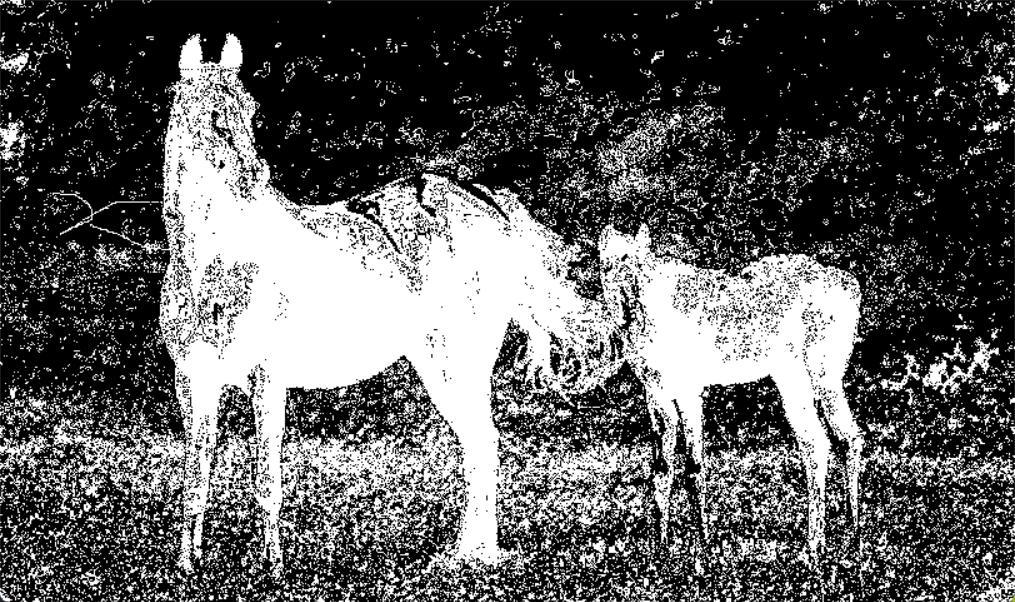
//> input picture exp5/horse_mask.png, 1015 x 602 px
$ ./exp5_1   (built with g++ and OpenCV 4)
//> lines starting //> are read from the running program, lines starting //| are printed output that depends on the picture; after the words box and inside, x2 and y2 are one past the last pixel; in counts of white or black regions, pixels touching at a corner belong together
#include<opencv2/core/core.hpp>
#include<opencv2/highgui/highgui.hpp>
#include<opencv2/opencv.hpp>
#include<bits/stdc++.h>
#define CLK_TCK  CLOCKS_PER_SEC //机器时钟每秒的打点数
clock_t Begin, End;
double duration[2];

using namespace cv;
using namespace std;

int maxlabel, label_max;	//有多少个连通域

void two_pass(const Mat& src, Mat& dst)
{
	if (src.empty() || src.type() != CV_8UC1)
	{
		return;
	}
	//第一遍扫描
	dst.release();
	src.convertTo(dst, CV_32SC1);	//转换成有符号整形，单通道模式

	int label = 1;
	vector<int> label_equal;//记录标签的集合。 例如label_equal[a]=b意思是label=a和label=b是等价的
	label_equal.push_back(0);
	label_equal.push_back(1);

	int rows = src.rows - 1;
	int cols = src.cols - 1;

	//单独处理第一行
	int* curline = dst.ptr<int>(0);
	for (int j = 0; j <= cols; j++)
	{
		if (curline[j] == 1)
		{
			if (j - 1 >= 0 && curline[j - 1] > 1)
			{
				curline[j] = label;
			}
			else		//如果当前像素的邻域还没有打过标签，说明当前像素一定是一个新的连通域。
			{
				label_equal.push_back(++label);//给当前像素打上一个新的标签
				curline[j] = label;
			}
		}
	}
	for (int i = 1; i <= rows; i++)
	{
		int* preline = dst.ptr<int>(i - 1);
		int* curline = dst.ptr<int>(i);
		for (int j = 0; j <= cols; j++)
		{
			if (curline[j] == 1)
			{
				vector<int> neighborlabel;

				//因为遍历是先按行顺序再按列顺序遍历的，所以这四个邻域像素一定已经被遍历过了
				//如果像素大于1说明之前被标记过，说明是前景，否则是背景，忽略即可。
				if (j - 1 >= 0 && preline[j - 1] > 1)
				{
					neighborlabel.push_back(preline[j - 1]);
				}
				if (preline[j] > 1)
				{
					neighborlabel.push_back(preline[j]);
				}
				if (j + 1 <= cols && preline[j + 1] > 1)
				{
					neighborlabel.push_back(preline[j + 1]);
				}
				if (j - 1 >= 0 && curline[j - 1] > 1)
				{
					neighborlabel.push_back(curline[j - 1]);
				}

				if (neighborlabel.empty())		//如果当前像素的邻域还没有打过标签，说明当前像素一定是一个新的连通域。
				{
					label_equal.push_back(++label);//给当前像素打上一个新的标签
					curline[j] = label;
				}
				else    //如果发现当前像素的邻域已经打过标签了
				{
					//找到当前邻域中最小的label
					int label_min = *min_element(neighborlabel.begin(), neighborlabel.end());
					curline[j] = label_min;			//给当前像素位置打上邻域中最小的label
					//存储两个等价的label值，方便second pass时更新label
					for (int k = 0; k < neighborlabel.size(); k++)
					{
						int label_neighbor = neighborlabel[k];
						int smaller = label_equal[label_neighbor];	//看看有没有与邻域label等价的更小的等价类
						if (smaller > label_min)
						{
							label_equal[smaller] = label_min;	//表示smaller和label_min是等价的
							label_equal[label_neighbor] = label_min;
						}
						else if (smaller < label_min)
						{
							label_equal[label_min] = smaller;	//表示smaller和label_min是等价的
						}
					}
				}
			}
		}
	}
	vector<int> label_sum(label + 1, 0);
	set<int> label_set;
	//将等价的label都变成最小的label
	for (int i = 2; i < label_equal.size(); i++)
	{
		int curLabel = label_equal[i];
		int preLabel = label_equal[curLabel];
		while (preLabel != curLabel)//说明有与curLable等价且比curLabel更小的label
		{
			curLabel = preLabel;
			preLabel = label_equal[preLabel];
		}
		label_sum[curLabel]++;
		label_set.insert(curLabel);
		label_equal[i] = curLabel;
	}
	//获得一共有多少个连通域
	maxlabel = label_set.size();
	//获得哪个label数量最多
	label_max = max_element(label_sum.begin(), label_sum.end()) - label_sum.begin();

	//second pass更新所有等价的label为其中最小的label
	for (int i = 0; i < rows; i++)
	{
		int* data = dst.ptr<int>(i);
		for (int j = 0; j < cols; j++)
		{
			data[j] = label_equal[data[j]];
		}
	}
}

void seedfill(const Mat & src, Mat & dst)
{
	if (src.empty() || src.type() != CV_8UC1)
	{
		return;
	}
	//第一遍扫描
	dst.release();
	src.convertTo(dst, CV_32SC1);	//转换成有符号整形，单通道模式

	int label = 1;

	int rows = src.rows - 1;
	int cols = src.cols - 1;
	for (int i = 0; i <= rows; i++)
	{
		int* data = dst.ptr<int>(i);
		for (int j = 0; j <= cols; j++)
		{
			if (data[j] == 1)
			{
				stack<pair<int, int>> neighborlabel;
				neighborlabel.push(make_pair(i, j));
				label++;
				//maxlabel = label - 1;
				//cout << label << endl;
				while (!neighborlabel.empty()) {
					pair<int, int> current = neighborlabel.top();
					int x = current.first, y = current.second;
					dst.at<int>(x, y) = label;
					neighborlabel.pop();
					//将邻域入栈
					if (x - 1 >= 0 && y - 1 >= 0 && dst.at<int>(x - 1, y - 1) == 1)
					{
						neighborlabel.push(pair<int, int>(x - 1, y - 1));
					}
					if (x - 1 >= 0 && dst.at<int>(x - 1, y) == 1)
					{
						neighborlabel.push(pair<int, int>(x - 1, y));
					}
					if (x - 1 >= 0 && y + 1 <= cols && dst.at<int>(x - 1, y + 1) == 1)
					{
						neighborlabel.push(pair<int, int>(x - 1, y + 1));
					}
					if (y - 1 >= 0 && dst.at<int>(x, y - 1) == 1)
					{
						neighborlabel.push(pair<int, int>(x, y - 1));
					}
					if (y + 1 <= cols && dst.at<int>(x, y + 1) == 1)
					{
						neighborlabel.push(pair<int, int>(x, y + 1));
					}
					if (x + 1 <= rows && y - 1 >= 0 && dst.at<int>(x + 1, y - 1) == 1)
					{
						neighborlabel.push(pair<int, int>(x + 1, y - 1));
					}
					if (x + 1 <= rows && dst.at<int>(x + 1, y) == 1)
					{
						neighborlabel.push(pair<int, int>(x + 1, y));
					}
					if (x + 1 <= rows && y + 1 <= cols && dst.at<int>(x + 1, y + 1) == 1)
					{
						neighborlabel.push(pair<int, int>(x + 1, y + 1));
					}
				}
			}
		}
	}
}

//随机返回一个RGB三元组颜色值
Scalar randomcolor()
{
	uchar r = 255 * (rand() / (1.0 + RAND_MAX));
	uchar g = 255 * (rand() / (1.0 + RAND_MAX));
	uchar b = 255 * (rand() / (1.0 + RAND_MAX));
	return Scalar(b, g, r);
}

void addcolor(const Mat & src, Mat & dst)
{
	if (src.empty() ||
		src.type() != CV_32SC1)
	{
		return;
	}

	map<int, Scalar> colors;

	int rows = src.rows;
	int cols = src.cols;

	dst.release();
	dst.create(rows, cols, CV_8UC3);
	dst = Scalar::all(0);

	for (int i = 0; i < rows; i++)
	{
		const int* data_src = (int*)src.ptr<int>(i);
		uchar* data_dst = dst.ptr<uchar>(i);
		for (int j = 0; j < cols; j++)
		{
			int pixelValue = data_src[j];
			if (pixelValue > 1)
			{
				if (colors.count(pixelValue) <= 0) //如果之前还没有为这个label产生一个颜色，就调用RanColor函数随机对应一个颜色
				{
					colors[pixelValue] = randomcolor();
				}
				Scalar color = colors[pixelValue];
				*data_dst++ = color[0];       //因为当前dst设置为三通道，所以每个像素占3个位置
				*data_dst++ = color[1];
				*data_dst++ = color[2];
			}
			else  //背景
			{
				data_dst++;
				data_dst++;
				data_dst++;
			}
		}
	}
}

void addcolor1(const Mat & src, Mat & dst)
{
	if (src.empty() ||
		src.type() != CV_32SC1)
	{
		return;
	}

	int rows = src.rows;
	int cols = src.cols;

	dst.release();
	dst.create(rows, cols, CV_8UC3);
	dst = Scalar::all(0);

	for (int i = 0; i < rows; i++)
	{
		const int* data_src = (int*)src.ptr<int>(i);
		uchar* data_dst = dst.ptr<uchar>(i);
		for (int j = 0; j < cols; j++)
		{
			int pixelValue = data_src[j];
			if (pixelValue == label_max)
			{
				*data_dst++ = 255;
				*data_dst++ = 255;
				*data_dst++ = 255;
			}
			else  //背景
			{
				data_dst++;
				data_dst++;
				data_dst++;
			}
		}
	}
}

int main()
{
	Mat img = imread("E:/计算机视觉/exp5/horse_mask.png", 0);
//> img: 602 rows x 1015 cols, CV_8UC1; min 0, max 255, mean 93.7
	Mat img_binary;
	img.copyTo(img_binary);
	//阈值分割，灰度值大于127的置为1，否则置为0
	//在本次实验用到的图像中前景马是白色，在img_binary中变成了1，背景是黑色，在img_binary中变成了0
	threshold(img, img_binary, 127, 1, THRESH_BINARY);
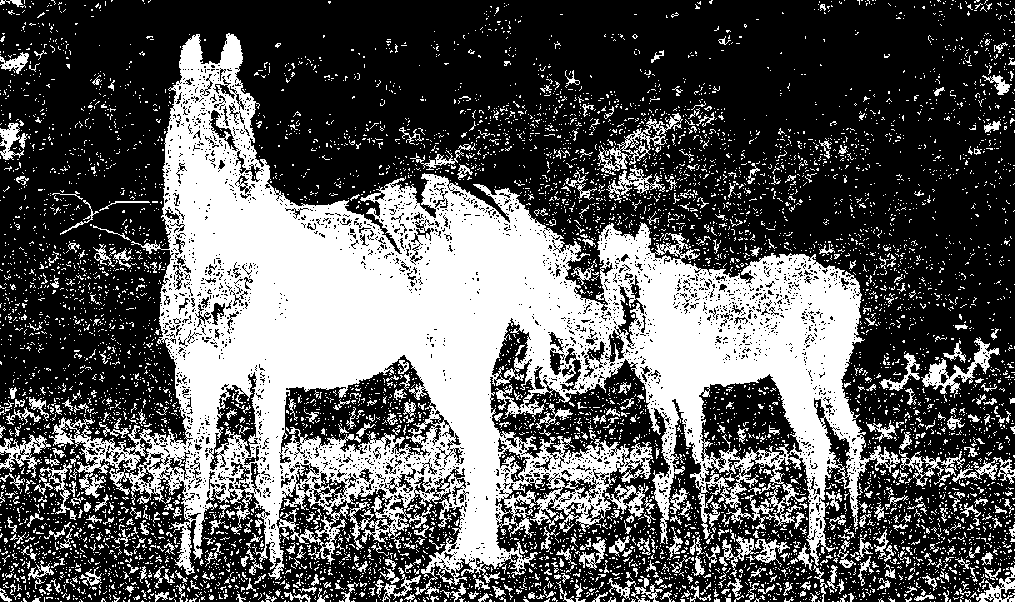
//> img_binary: 602 rows x 1015 cols, CV_8UC1; values 0 (black) and 1 (white), 35.7% white; 7324 white regions (6867 under 20 px), largest, box (x1, y1, x2, y2) and area: (40, 33, 900, 595) 164353, (921, 337, 1000, 398) 1126, (597, 113, 683, 175) 1111

	Mat img_label, img_label_seedfill;	//存储每个像素位置对应label的Mat结构
	Begin = clock();
	two_pass(img_binary, img_label);
//> after the loop in two_pass, `for (int j = 0; j <= cols; j++)`:
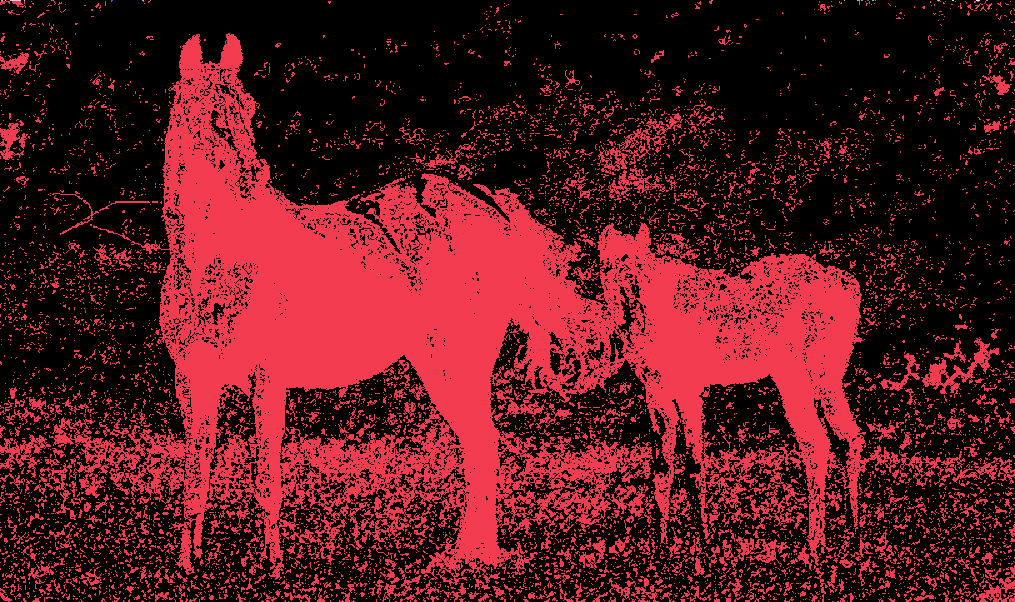
//> dst: 602 rows x 1015 cols, CV_32SC1; 21 distinct labels, from 0 to 20; one colour per label, 0 black
//> after the loop in two_pass, `for (int j = 0; j <= cols; j++)`: label = 20
//> the loop in two_pass, `for (int i = 1; i <= rows; i++)` made 601 passes
//> label on passes 1 to 3: 36, 42, 55
//> after the loop in two_pass, `for (int i = 1; i <= rows; i++)`: dst: 602 rows x 1015 cols, CV_32SC1; 10954 distinct labels, from 0 to 10954
//> after the loop in two_pass, `for (int i = 1; i <= rows; i++)`: label_equal = 10955 values, max 10954 at index 10954, min 0 at index 0, mean 5093.8; label = 10954
//> the loop in two_pass, `for (int i = 2; i < label_equal.size(); i++)` made 10953 passes
//> (curLabel, preLabel) on passes 1 to 3: (2, 2), (2, 2), (2, 2)
//> after the loop in two_pass, `for (int i = 2; i < label_equal.size(); i++)`: label_sum = 10955 values, max 1465 at index 196, min 0 at index 0, mean 1; label_set = 7337 items; label_equal = 10955 values, max 10954 at index 10954, min 0 at index 0, mean 4662.8
//> in two_pass, `maxlabel = label_set.size();`: maxlabel = 7337
//> in two_pass, `label_max = max_element(label_sum.begin(), label_sum.end()) - label_su..`: label_max = 196
//> after the loop in two_pass, `for (int i = 0; i < rows; i++)`:
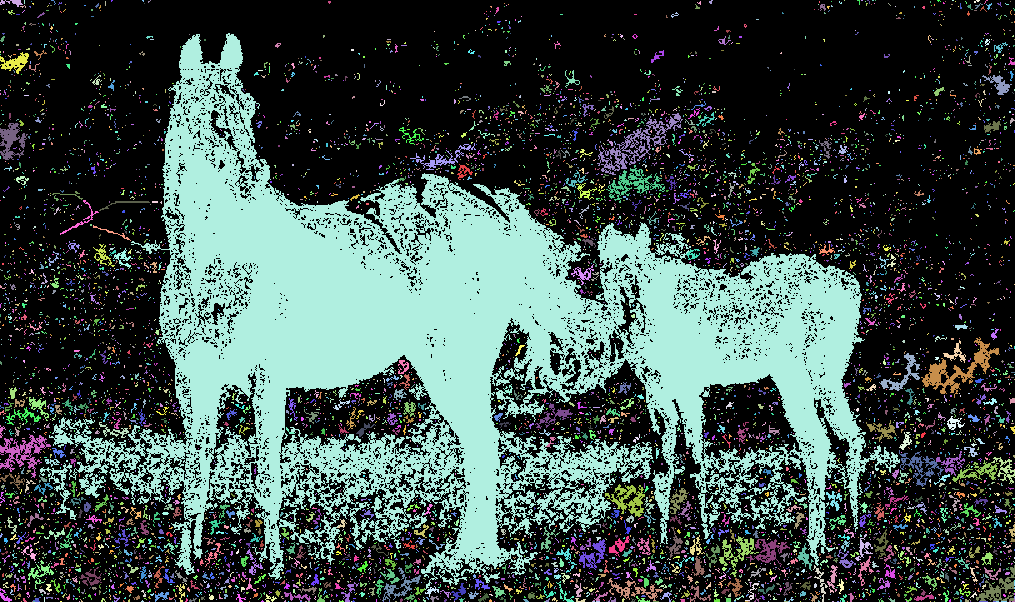
//> dst: 602 rows x 1015 cols, CV_32SC1; 7369 distinct labels, from 0 to 10954; one colour per label, 0 black
	End = clock();
	duration[0] = (float)(End - Begin) * 1000 / CLK_TCK;
	Begin = clock();
	seedfill(img_binary, img_label_seedfill);
//> the loop in seedfill, `for (int i = 0; i <= rows; i++)` made 602 passes
//> label on passes 1 to 3: 18, 31, 34
//> after the loop in seedfill, `for (int i = 0; i <= rows; i++)`:
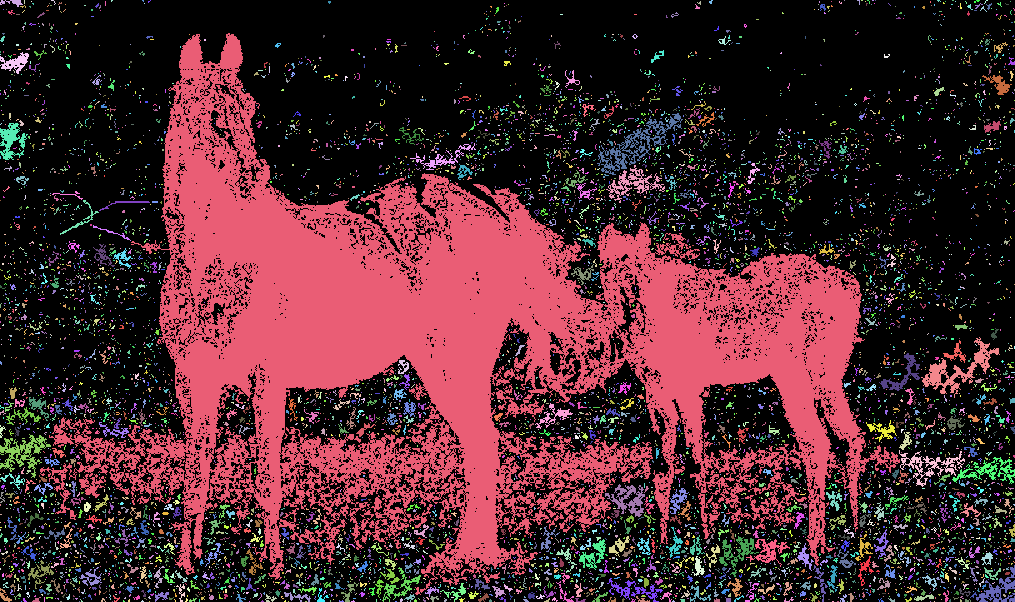
//> dst: 602 rows x 1015 cols, CV_32SC1; 7325 distinct labels, from 0 to 7325; one colour per label, 0 black
//> after the loop in seedfill, `for (int i = 0; i <= rows; i++)`: label = 7325
	End = clock();
	duration[1] = (float)(End - Begin) * 1000 / CLK_TCK;

	Mat img_result, img_result1, img_seedfill;
	addcolor(img_label, img_result);
//> after the loop in addcolor, `for (int i = 0; i < rows; i++)`:
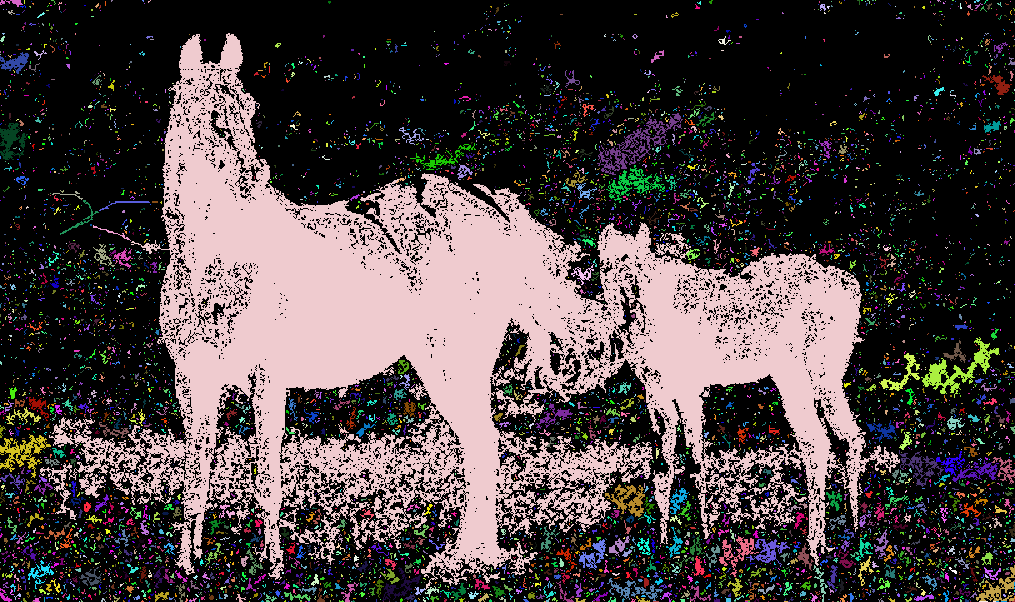
//> dst: 602 rows x 1015 cols, CV_8UC3; mean B, G, R 66.4, 65.7, 75.3
//> after the loop in addcolor, `for (int i = 0; i < rows; i++)`: colors = 7368 items
	addcolor(img_label_seedfill, img_seedfill);
//> after the loop in addcolor (call 2), `for (int i = 0; i < rows; i++)`:
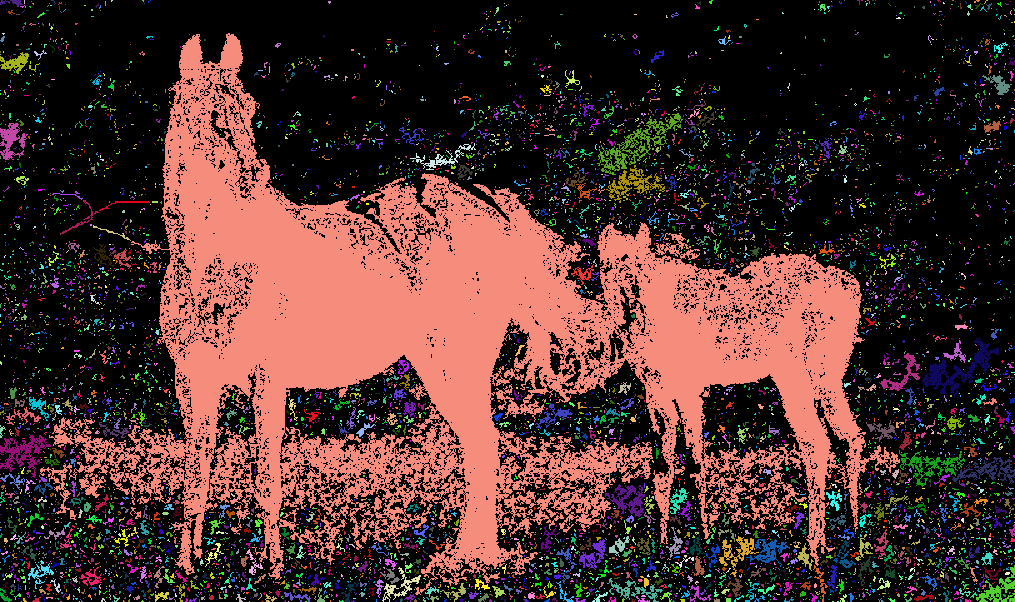
//> dst: 602 rows x 1015 cols, CV_8UC3; mean B, G, R 43.9, 48.4, 77
//> after the loop in addcolor (call 2), `for (int i = 0; i < rows; i++)`: colors = 7324 items
	addcolor1(img_label, img_result1);
//> after the loop in addcolor1, `for (int i = 0; i < rows; i++)`:
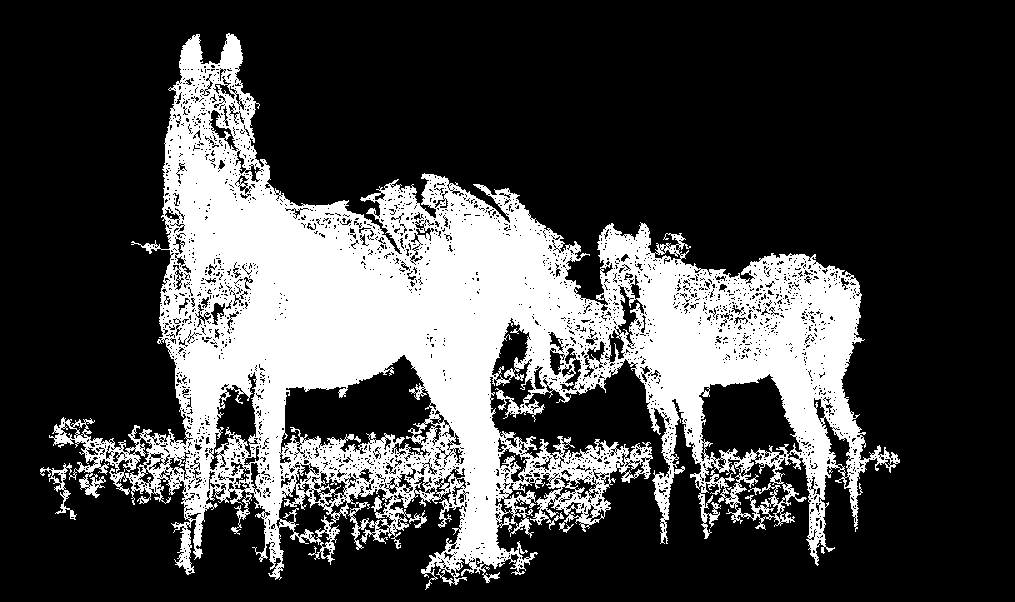
//> dst: 602 rows x 1015 cols, CV_8UC3; 26.8% white; 1 white region, box (x1, y1, x2, y2) and area: (40, 33, 900, 590) 164008
	cout << "一共s有：" << maxlabel << " 个连通域" << endl;
//| 一共s有：7337 个连通域
	imshow("原图", img);
	imshow("连通域", img_result);
	imshow("只保留最大的一个连通域", img_result1);
	imshow("种子填充", img_seedfill);


	cout << "使用快速连通域算法耗时为：" << duration[0] << "ms" << endl;
	cout << "使用种子填充算法耗时为：" << duration[1] << "ms" << endl;
	waitKey(0);

	return 0;
}
